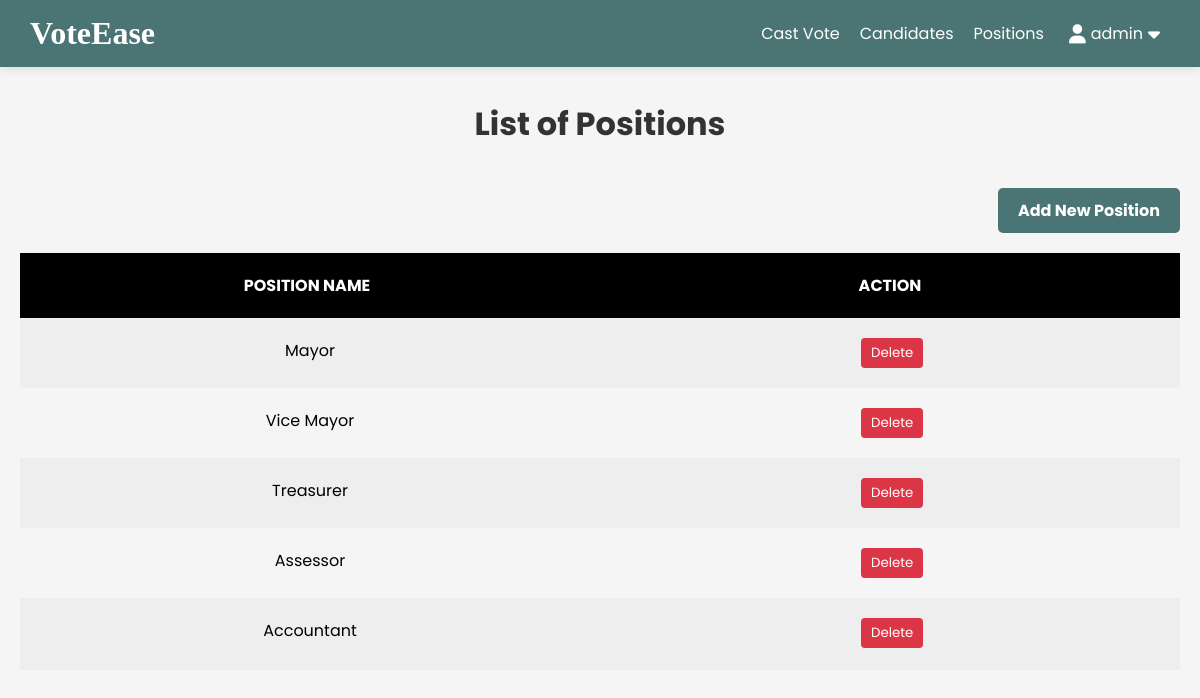
Before: /positions (signed in) with the older database file.
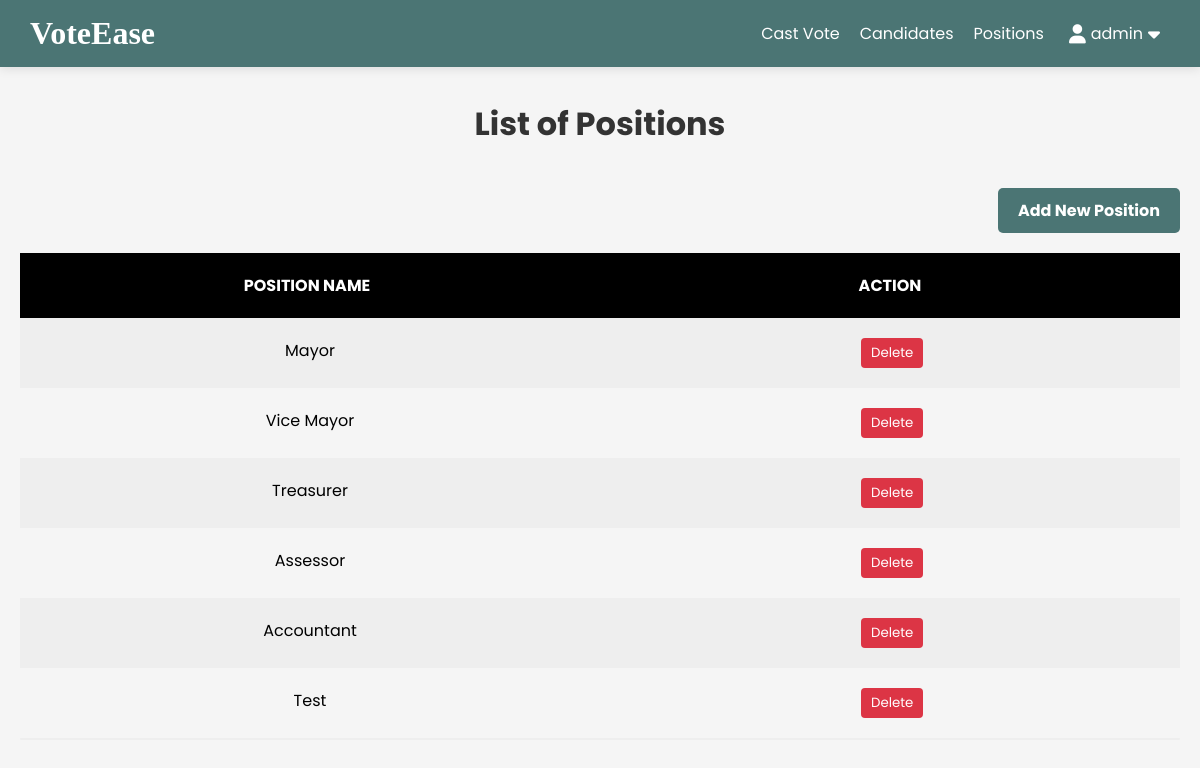
After: the same page with the newer database file.
### voteease_app/models.py (models this page shows, shortened)
class Position(models.Model):
    position_name = models.CharField(max_length=255)
    vote_count = models.IntegerField()

### voteease_app/views.py (the view)
# urls.py: path('positions', views.positions, name='positions'),
@login_required
def positions(request):
    all_position = Position.objects.all()
    voted_positions = {}
    if request.user.is_authenticated and request.user.user_type == 'student':
        for position in all_position:
            has_voted = Vote.objects.filter(user=request.user, position=position).exists()
            voted_positions[position.id] = has_voted
    context = {
        'all_position': all_position,
        'voted_positions': voted_positions,
    }
    return render(request, 'votingsystemUi3.html', context)

### voteease_app/templates/votingsystemUi3.html (shortened to what this page needs)
{% load static %}
<!DOCTYPE html>
<html lang="en">
<head>
    <link rel="stylesheet" href="{% static 'css/votingsystemUistyle2.css' %}">
    <link rel="stylesheet" href="https://cdnjs.cloudflare.com/ajax/libs/font-awesome/6.4.0/css/all.min.css">
</head>
<body>
    <header>
        <h2 class="logo">VoteEase</h2>
        <button class="dropdown-button" id="home_btn" style="margin-left: auto;">Cast Vote</button>
        <button class="dropdown-button" id="candidate_btn" >Candidates</button>
        <button class="dropdown-button" id="position_btn">Positions</button>
        <nav class="navbar navbar-light bg-light">
            <div class="dropdown">
                <button class="dropdown-button" id="userDropdown">
                    <i class="fas fa-user icon" style="margin-right: 5px;"></i>{{ user.username }} <i class="fas fa-caret-down icon"></i>
                </button>
            </div>
        </nav>
    </header>
    <main class="voting-container">
        <div class="voting-header">
            <h1>List of Positions</h1>
        </div>
        <div class="button-container">
            <button id="add_position_button" class="btn add-position-btn">Add New Position</button>
        </div>
        <table class="table">
            <div class="table-header">
                <div class="header__item"><a id="position_name" class="filter__link" href="#">Position Name</a></div>
                <div class="header__item">Action</div>
            </div>
            <div class="table-content">
                {% for position in all_position %}
                    <div class="table-row">
                        <div class="table-data">{{ position.position_name }}</div>
                        <div class="table-data">
                            <form method="POST" action="{% url 'delete_position' position.id %}" class="delete-form">
                                <button type="submit" class="delete-btn">Delete</button>
                            </form>
                        </div>
                    </div>
                {% endfor %}
            </div>
        </table>
    </main>
</body>
</html>

Changed rows visible on the page:
added Position: position_name "Test"
